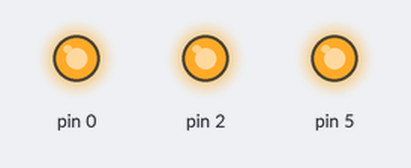
A sketch run on a simulated Arduino Uno, built with avr-gcc and run on an emulated ATmega328P. Parts: output pins drawn as LEDs (lit = HIGH).

Above: at 0.2 s.
At 2.5 s:
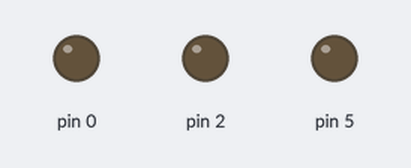
Timing chart, 0 to 3.5 s (numbered marks = the images above):
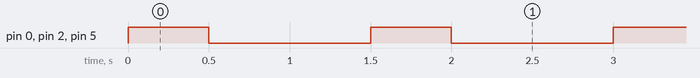

The sketch:

motor_test.ino
```cpp
const byte motor[2][2] = {
  {42, 44},
  {46, 48}
};
void setup() {
  // put your setup code here, to run once:
pinMode(motor[0][0], OUTPUT);
pinMode(motor[0][1], OUTPUT);
pinMode(motor[1][0], OUTPUT);
pinMode(motor[1][1], OUTPUT);
}

void loop() {
  // put your main code here, to run repeatedly:
  digitalWrite(motor[0][1], HIGH);
  digitalWrite(motor[1][0], HIGH);
  delay(500);
  digitalWrite(motor[0][1], LOW);
  digitalWrite(motor[1][0], LOW);
  delay(1000);
}
```

Measured:
- by itself, pin 0, pin 2, pin 5: alternates HIGH for 0.50 s and LOW for 1.0 s
